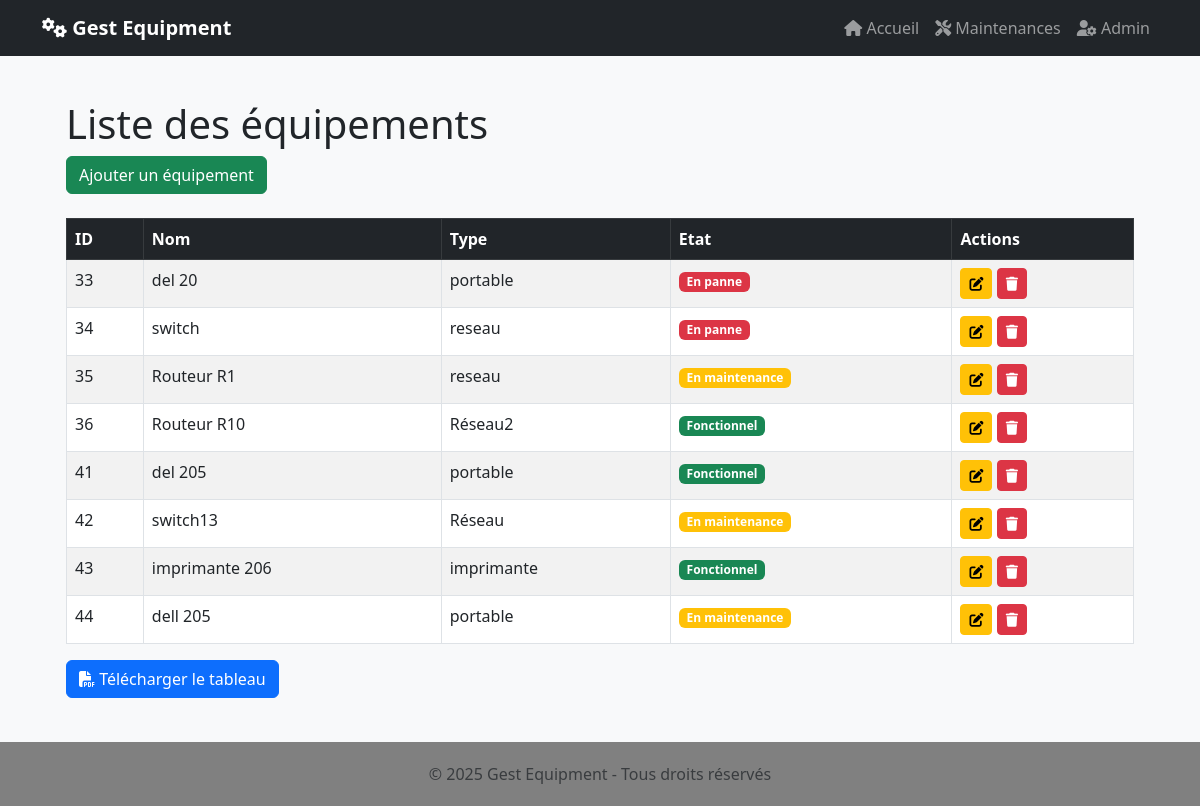
The app's page /equipements/ with its own data.
### equipments/models.py (models this page shows, shortened)
class Equipement(models.Model):
    STATUTS = [
        ('fonctionnel', 'Fonctionnel'),
        ('panne', 'En panne'),
        ('maintenance', 'En maintenance'),
    ]
    nom = models.CharField(max_length=255)
    type = models.CharField(max_length=100)
    etat = models.CharField(max_length=50, choices=STATUTS, default='fonctionnel')

### equipments/views.py (the view)
# urls.py: path('equipements/', views.liste_equipements, name='liste_equipements'),
def liste_equipements(request):
    equipements = Equipement.objects.all()
    return render(request, 'equipments/equipements.html', {'equipements': equipements})

### equipments/templates/equipments/equipements.html (shortened to what this page needs)
{% extends 'equipments/base.html' %}
{% block content %}
<div class="container-fluid px-4">
    <h1 class="mt-4">Liste des équipements</h1>
    <a href="{% url 'ajouter_equipement' %}" class="btn btn-success mb-4">
         Ajouter un équipement
    </a>
    <div class="table-responsive">
        <table class="table table-striped table-bordered">
            <thead class="table-dark">
                <tr>
                    <th>ID</th>
                    <th>Nom</th>
                    <th>Type</th>
                    <th>Etat</th>
                    <th>Actions</th>
                </tr>
            </thead>
            <tbody>
                {% for equipement in equipements %}
                <tr>
                    <td>{{ equipement.id }}</td>
                    <td>{{ equipement.nom }}</td>
                    <td>{{ equipement.type }}</td>
                    <td>
                        {% if equipement.etat == 'fonctionnel' %}
                            <span class="badge bg-success">Fonctionnel</span>
                        {% elif equipement.etat == 'panne' %}
                            <span class="badge bg-danger">En panne</span>
                        {% else %}
                            <span class="badge bg-warning">En maintenance</span>
                        {% endif %}
                    </td>
                    <td>
                        <a href="{% url 'modifier_equipement' equipement.id %}" class="btn btn-sm btn-warning">
                            <i class="fas fa-edit"></i>
                        </a>
                        <a href="{% url 'supprimer_equipement' equipement.id %}" class="btn btn-sm btn-danger">
                            <i class="fas fa-trash"></i>
                        </a>
                    </td>
                </tr>
                {% empty %}
                <tr>
                    <td colspan="5" class="text-center">Aucun équipement enregistré.</td>
                </tr>
                {% endfor %}
            </tbody>
        </table>
        <button id="downloadPdf" class="btn btn-primary mb-4">
            <i class="fas fa-file-pdf"></i> Télécharger le tableau
        </button>
    </div>
</div>
{% endblock %}

### equipments/templates/equipments/base.html (shortened to what this page needs)
<!DOCTYPE html>
{% load static %}
<html lang="fr">
<head>
    <link href="https://cdn.jsdelivr.net/npm/bootstrap@5.3.0/dist/css/bootstrap.min.css" rel="stylesheet">
    <link rel="stylesheet" href="https://cdnjs.cloudflare.com/ajax/libs/font-awesome/6.4.0/css/all.min.css">
</head>
<body>
    <nav class="navbar navbar-expand-lg navbar-dark bg-dark">
        <div class="container">
            <a class="navbar-brand" href="{% url 'home' %}">
                <i class="fas fa-cogs"></i> Gest Equipment
            </a>
            <div class="collapse navbar-collapse" id="navbarNav">
                <ul class="navbar-nav ms-auto">
                    <li class="nav-item">
                        <a class="nav-link {% if request.resolver_match.url_name == 'home' %}active{% endif %}"
                           href="{% url 'home' %}">
                            <i class="fas fa-home"></i> Accueil
                        </a>
                    </li>
                    <li class="nav-item">
                        <a class="nav-link {% if request.resolver_match.url_name == 'maintenance_list' %}active{% endif %}"
                           href="{% url 'maintenance_list' %}">
                            <i class="fas fa-tools"></i> Maintenances
                        </a>
                    </li>
                    <li class="nav-item">
                        <a class="nav-link" href="{% url 'admin:index' %}">
                            <i class="fas fa-user-cog"></i> Admin
                        </a>
                    </li>
                </ul>
            </div>
        </div>
    </nav>
    <main class="main-content">
        <div class="container">
            {% block content %}{% endblock %}
        </div>
    </main>
    <footer class="footer">
        <div class="container text-center">
            <span class="text-muted">
                © 2025 Gest Equipment - Tous droits réservés
            </span>
        </div>
    </footer>
</body>
</html>

### equipments/templates/equipments/base.html (style rules this page uses)
body { background-color: #f8f9fa; min-height: 100vh; display: flex; flex-direction: column; }
.main-content { flex: 1; padding: 20px 0; }
.footer { background-color: gray; padding: 20px 0; margin-top: auto; }
.navbar-brand { font-weight: 600; }

### records on screen
Equipement: id "33", nom "del 20", type "portable", etat "En panne"
Equipement: id "34", nom "switch", type "reseau", etat "En panne"
Equipement: id "35", nom "Routeur R1", type "reseau", etat "En maintenance"
Equipement: id "36", nom "Routeur R10", type "Réseau2", etat "Fonctionnel"
Equipement: id "41", nom "del 205", type "portable", etat "Fonctionnel"
Equipement: id "42", nom "switch13", type "Réseau", etat "En maintenance"
Equipement: id "43", nom "imprimante 206", type "imprimante", etat "Fonctionnel"
Equipement: id "44", nom "dell 205", type "portable", etat "En maintenance"
